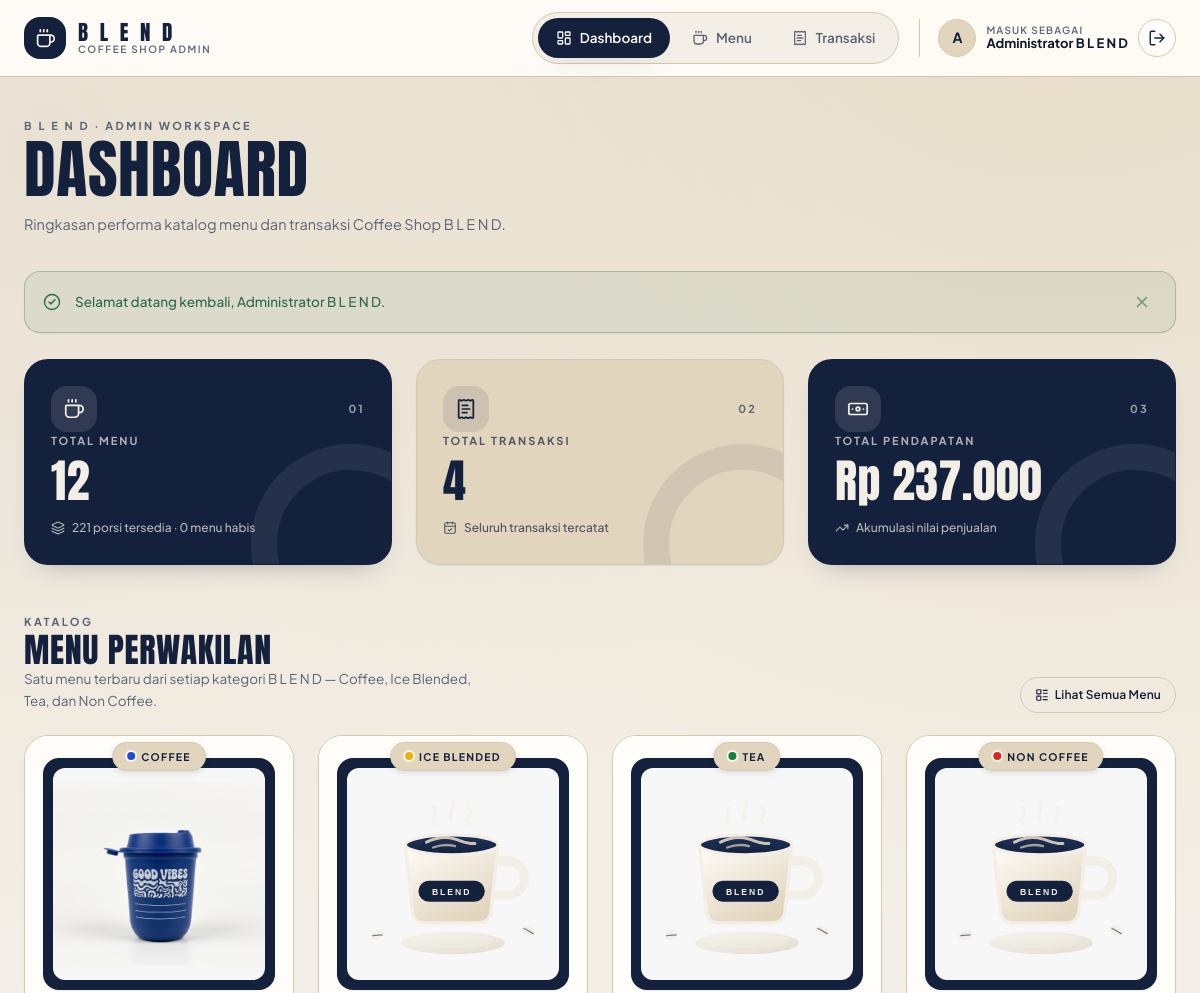
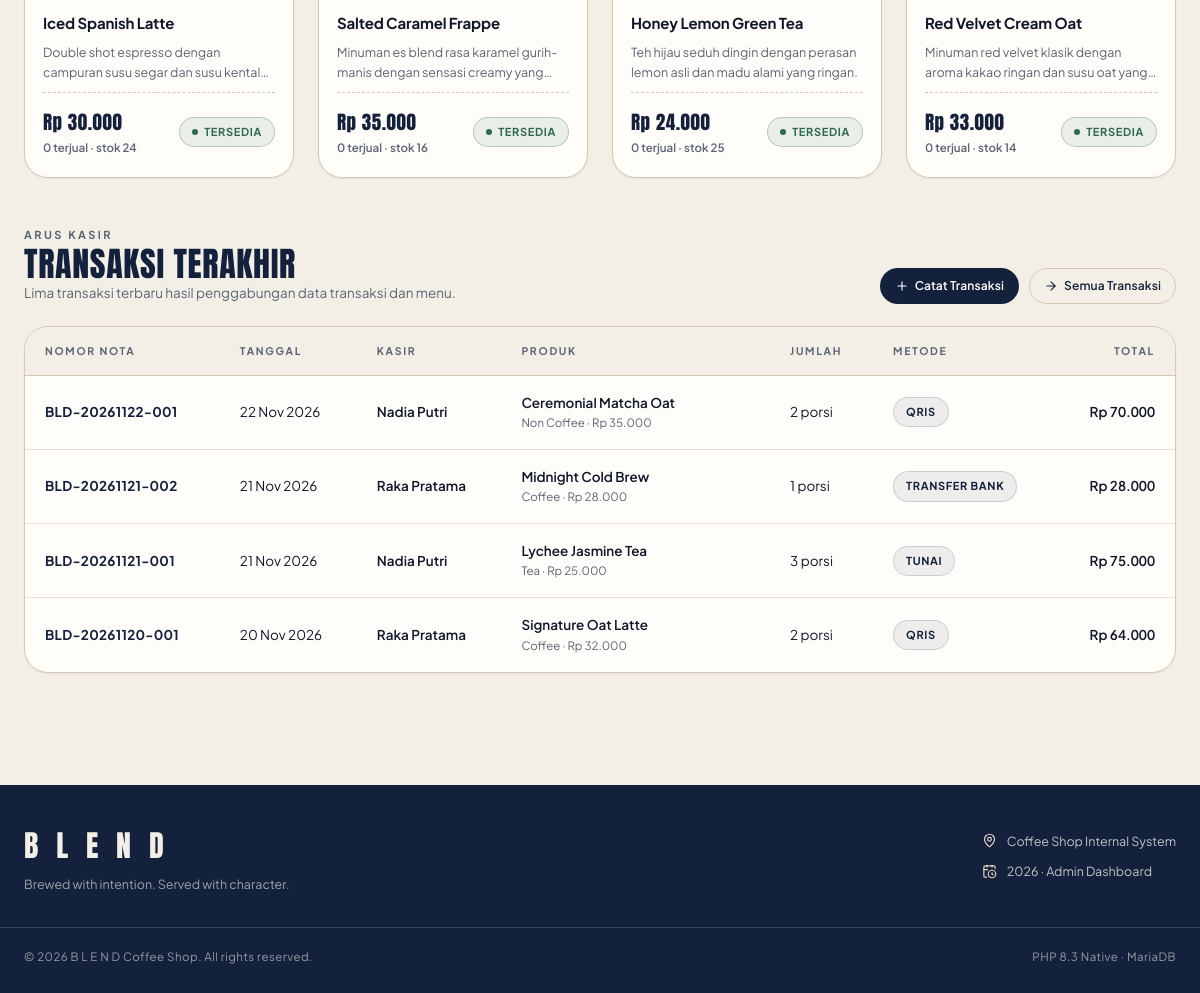
/index.php (signed in), run on the app's committed database (2 pictures, top to bottom).
### tables this page shows
CREATE TABLE `menu` (
  `id_menu` INT NOT NULL AUTO_INCREMENT,
  `nama_menu` VARCHAR(100) NOT NULL,
  `kategori` ENUM('Coffee', 'Ice Blended', 'Tea', 'Non Coffee') NOT NULL,
  `deskripsi` TEXT NOT NULL,
  `stok` INT NOT NULL DEFAULT 0,
  `harga` INT NOT NULL,
  `gambar` VARCHAR(255) NOT NULL DEFAULT 'default.jpg',
  `created_at` TIMESTAMP DEFAULT CURRENT_TIMESTAMP,
  PRIMARY KEY (`id_menu`)
);

CREATE TABLE `transaksi` (
  `id_transaksi` INT NOT NULL AUTO_INCREMENT,
  `nomor_nota` VARCHAR(30) NOT NULL,
  `tanggal_pembelian` DATE NOT NULL,
  `nama_kasir` VARCHAR(100) NOT NULL,
  `id_menu` INT NOT NULL,
  `jumlah` INT NOT NULL,
  `harga_satuan` INT NOT NULL,
  `total_harga` INT NOT NULL,
  `metode_pembayaran` ENUM('Tunai', 'QRIS', 'Transfer Bank') NOT NULL,
  `created_at` TIMESTAMP DEFAULT CURRENT_TIMESTAMP,
  PRIMARY KEY (`id_transaksi`),
  UNIQUE KEY `uk_transaksi_nota` (`nomor_nota`),
  KEY `idx_transaksi_menu` (`id_menu`),
  CONSTRAINT `fk_transaksi_menu`
    FOREIGN KEY (`id_menu`)
    REFERENCES `menu` (`id_menu`)
    ON UPDATE CASCADE
    ON DELETE RESTRICT
);

### includes/functions.php (called while the page is built, shortened)
<?php
function e(mixed $nilai): string
{
    return htmlspecialchars((string) $nilai, ENT_QUOTES, 'UTF-8');
}
function formatRupiah(int|float|string|null $angka): string
{
    return 'Rp ' . number_format((float) $angka, 0, ',', '.');
}
function formatTanggalIndonesia(?string $tanggal): string
{
    $timestamp = strtotime((string) $tanggal);
    $bulan = [
        1  => 'Jan',
        2  => 'Feb',
        3  => 'Mar',
        4  => 'Apr',
        5  => 'Mei',
        6  => 'Jun',
        7  => 'Jul',
        8  => 'Agu',
        9  => 'Sep',
        10 => 'Okt',
        11 => 'Nov',
        12 => 'Des',
    ];
    return date('d', $timestamp) . ' ' . $bulan[(int) date('n', $timestamp)] . ' ' . date('Y', $timestamp);
}
function getStatusStok(int $stok): array
{
    return ['label' => 'Tersedia', 'class' => 'badge--success'];
}
function getMenuImageUrl(?string $gambar, string $kategori = ''): string
{
    $nama = basename(trim((string) $gambar));
    if (
        $nama !== ''
        && strcasecmp($nama, 'default.jpg') !== 0
        && is_file(DIREKTORI_GAMBAR . $nama)
    ) {
        return URL_GAMBAR . rawurlencode($nama);
    }
    $cupKategori = KATEGORI_DEFAULT_IMAGE[$kategori] ?? '';
    return GAMBAR_DEFAULT;
}
function isCupImageUrl(?string $url): bool
{
    $nama = strtolower(basename((string) parse_url((string) $url, PHP_URL_PATH)));
    foreach (KATEGORI_DEFAULT_IMAGE as $gambarKategori) {
        if ($nama === strtolower($gambarKategori)) {
            return true;
        }
    }
    return false;
}
function getKategoriDotClass(string $kategori): string
{
    return match ($kategori) {
        'Coffee'      => 'is-coffee',
        'Ice Blended' => 'is-ice-blended',
        'Tea'         => 'is-tea',
        'Non Coffee'  => 'is-non-coffee',
        default       => '',
    };
}

### index.php (the view, shortened to what this page needs)
<?php
require_once __DIR__ . '/config/koneksi.php';
require_once __DIR__ . '/includes/functions.php';
$totalMenu = 0;
$hasilMenu = mysqli_query($koneksi, 'SELECT COUNT(*) AS total FROM menu');
if ($hasilMenu !== false) {
    $barisMenu = mysqli_fetch_assoc($hasilMenu);
    $totalMenu = (int) ($barisMenu['total'] ?? 0);
}
$totalTransaksi = 0;
$totalPendapatan = 0;
$hasilTrx = mysqli_query($koneksi, 'SELECT COUNT(*) AS total, COALESCE(SUM(total_harga), 0) AS pendapatan FROM transaksi');
if ($hasilTrx !== false) {
    $barisTrx = mysqli_fetch_assoc($hasilTrx);
    $totalTransaksi  = (int) ($barisTrx['total'] ?? 0);
    $totalPendapatan = (int) ($barisTrx['pendapatan'] ?? 0);
}
$totalStok = 0;
$menuHabis = 0;
$hasilStok = mysqli_query($koneksi, 'SELECT COALESCE(SUM(stok), 0) AS total_stok, SUM(CASE WHEN stok = 0 THEN 1 ELSE 0 END) AS habis FROM menu');
if ($hasilStok !== false) {
    $barisStok  = mysqli_fetch_assoc($hasilStok);
    $totalStok  = (int) ($barisStok['total_stok'] ?? 0);
    $menuHabis  = (int) ($barisStok['habis'] ?? 0);
}
$menuPopuler = [];
$sqlPopuler = 'SELECT m.id_menu, m.nama_menu, m.kategori, m.deskripsi, m.stok, m.harga, m.gambar,
                      COALESCE(SUM(t.jumlah), 0) AS total_terjual
               FROM menu m
               LEFT JOIN transaksi t ON t.id_menu = m.id_menu
               WHERE m.id_menu IN (SELECT MAX(id_menu) FROM menu GROUP BY kategori)
               GROUP BY m.id_menu, m.nama_menu, m.kategori, m.deskripsi, m.stok, m.harga, m.gambar
               ORDER BY FIELD(m.kategori, ?, ?, ?, ?)';
$stmtPopuler = mysqli_prepare($koneksi, $sqlPopuler);
if ($stmtPopuler !== false) {
    mysqli_stmt_bind_param($stmtPopuler, 'ssss', ...KATEGORI_MENU);
    mysqli_stmt_execute($stmtPopuler);
    $hasilPopuler = mysqli_stmt_get_result($stmtPopuler);
    if ($hasilPopuler !== false) {
        while ($baris = mysqli_fetch_assoc($hasilPopuler)) {
            $menuPopuler[] = $baris;
        }
    }
}
$transaksiTerakhir = [];
$sqlTransaksi = 'SELECT t.id_transaksi, t.nomor_nota, t.tanggal_pembelian, t.nama_kasir,
                        t.jumlah, t.harga_satuan, t.total_harga, t.metode_pembayaran,
                        m.nama_menu, m.kategori
                 FROM transaksi t
                 INNER JOIN menu m ON m.id_menu = t.id_menu
                 ORDER BY t.tanggal_pembelian DESC, t.id_transaksi DESC
                 LIMIT 5';
$stmtTransaksi = mysqli_prepare($koneksi, $sqlTransaksi);
if ($stmtTransaksi !== false) {
    mysqli_stmt_execute($stmtTransaksi);
    $hasilTransaksi = mysqli_stmt_get_result($stmtTransaksi);
    if ($hasilTransaksi !== false) {
        while ($baris = mysqli_fetch_assoc($hasilTransaksi)) {
            $transaksiTerakhir[] = $baris;
        }
    }
}
require_once __DIR__ . '/includes/header.php';
?>
<section class="kpi-grid">
    <article class="kpi-card">
        <div class="kpi-card__top">
            <span class="kpi-card__icon"><i data-lucide="coffee" aria-hidden="true"></i></span>
            <span class="kpi-card__index">01</span>
        </div>
        <div>
            <p class="kpi-card__label">Total Menu</p>
            <p class="kpi-card__value"><?= e($totalMenu) ?></p>
            <p class="kpi-card__meta">
                <i data-lucide="layers" aria-hidden="true"></i>
                <?= e($totalStok) ?> porsi tersedia · <?= e($menuHabis) ?> menu habis
            </p>
        </div>
    </article>
    <article class="kpi-card kpi-card--accent">
        <div class="kpi-card__top">
            <span class="kpi-card__icon"><i data-lucide="receipt-text" aria-hidden="true"></i></span>
            <span class="kpi-card__index">02</span>
        </div>
        <div>
            <p class="kpi-card__label">Total Transaksi</p>
            <p class="kpi-card__value"><?= e($totalTransaksi) ?></p>
            <p class="kpi-card__meta">
                <i data-lucide="calendar-check" aria-hidden="true"></i>
                Seluruh transaksi tercatat
            </p>
        </div>
    </article>
    <article class="kpi-card">
        <div class="kpi-card__top">
            <span class="kpi-card__icon"><i data-lucide="banknote" aria-hidden="true"></i></span>
            <span class="kpi-card__index">03</span>
        </div>
        <div>
            <p class="kpi-card__label">Total Pendapatan</p>
            <p class="kpi-card__value"><?= e(formatRupiah($totalPendapatan)) ?></p>
            <p class="kpi-card__meta">
                <i data-lucide="trending-up" aria-hidden="true"></i>
                Akumulasi nilai penjualan
            </p>
        </div>
    </article>
</section>
<section class="section">
    <div class="section__head">
        <div>
            <p class="eyebrow">Katalog</p>
            <h2 class="section__title">Menu Perwakilan</h2>
            <p class="section__desc">Satu menu terbaru dari setiap kategori B L E N D &mdash; Coffee, Ice Blended, Tea, dan Non Coffee.</p>
        </div>
        <div class="btn-group">
            <a class="btn btn--ghost btn--sm" href="menu.php">
                <i data-lucide="layout-list" aria-hidden="true"></i>
                Lihat Semua Menu
            </a>
        </div>
    </div>
    <?php if ($menuPopuler === []): ?>
        <div class="empty-state">
            <span class="empty-state__icon"><i data-lucide="coffee" aria-hidden="true"></i></span>
            <p class="empty-state__title">Belum Ada Menu</p>
            <p class="empty-state__desc">Tambahkan menu pertama Anda untuk mulai membangun katalog B L E N D.</p>
            <a class="btn btn--sm" href="menu_tambah.php">
                <i data-lucide="plus" aria-hidden="true"></i>
                Tambah Menu
            </a>
        </div>
    <?php else: ?>
        <div class="menu-grid">
            <?php foreach ($menuPopuler as $menu): ?>
                <?php
                $statusStok  = getStatusStok((int) $menu['stok']);
                $totalJual   = (int) ($menu['total_terjual'] ?? 0);
                $urlGambar   = getMenuImageUrl((string) $menu['gambar'], (string) $menu['kategori']);
                $isCupFoto   = isCupImageUrl($urlGambar);
                ?>
                <article class="menu-card">
                    <div class="menu-card__media">
                        <span class="menu-card__tag">
                            <span class="kategori-dot <?= e(getKategoriDotClass((string) $menu['kategori'])) ?>" aria-hidden="true"></span>
                            <?= e($menu['kategori']) ?>
                        </span>
                        <div class="menu-card__stage">
                            <div class="menu-card__photo">
                                <img
                                    class="menu-card__image<?= $isCupFoto ? ' menu-card__image--cup' : '' ?>"
                                    src="<?= e($urlGambar) ?>"
                                    alt="Foto <?= e($menu['nama_menu']) ?>"
                                    loading="lazy"
                                >
                            </div>
                        </div>
                    </div>
                    <div class="menu-card__body">
                        <h3 class="menu-card__name"><?= e($menu['nama_menu']) ?></h3>
                        <p class="menu-card__desc"><?= e($menu['deskripsi']) ?></p>
                        <div class="menu-card__footer">
                            <div>
                                <p class="menu-card__price"><?= e(formatRupiah((int) $menu['harga'])) ?></p>
                                <p class="menu-card__stock"><?= e($totalJual) ?> terjual · stok <?= e($menu['stok']) ?></p>
                            </div>
                            <span class="badge <?= e($statusStok['class']) ?>"><?= e($statusStok['label']) ?></span>
                        </div>
                    </div>
                </article>
            <?php endforeach; ?>
        </div>
    <?php endif; ?>
</section>
<section class="section">
    <div class="section__head">
        <div>
            <p class="eyebrow">Arus Kasir</p>
            <h2 class="section__title">Transaksi Terakhir</h2>
            <p class="section__desc">Lima transaksi terbaru hasil penggabungan data transaksi dan menu.</p>
        </div>
        <div class="btn-group">
            <a class="btn btn--sm" href="transaksi_tambah.php">
                <i data-lucide="plus" aria-hidden="true"></i>
                Catat Transaksi
            </a>
            <a class="btn btn--ghost btn--sm" href="transaksi.php">
                <i data-lucide="arrow-right" aria-hidden="true"></i>
                Semua Transaksi
            </a>
        </div>
    </div>
    <?php if ($transaksiTerakhir === []): ?>
        <div class="empty-state">
            <span class="empty-state__icon"><i data-lucide="receipt-text" aria-hidden="true"></i></span>
            <p class="empty-state__title">Belum Ada Transaksi</p>
            <p class="empty-state__desc">Transaksi yang dicatat kasir akan tampil di sini secara otomatis.</p>
        </div>
    <?php else: ?>
        <div class="table-wrapper">
            <table class="data-table">
                <thead>
                    <tr>
                        <th scope="col">Nomor Nota</th>
                        <th scope="col">Tanggal</th>
                        <th scope="col">Kasir</th>
                        <th scope="col">Produk</th>
                        <th scope="col">Jumlah</th>
                        <th scope="col">Metode</th>
                        <th scope="col" class="cell-num">Total</th>
                    </tr>
                </thead>
                <tbody>
                    <?php foreach ($transaksiTerakhir as $trx): ?>
                        <tr>
                            <td class="cell-code"><?= e($trx['nomor_nota']) ?></td>
                            <td><?= e(formatTanggalIndonesia((string) $trx['tanggal_pembelian'])) ?></td>
                            <td class="cell-strong"><?= e($trx['nama_kasir']) ?></td>
                            <td>
                                <div class="table-product">
                                    <div>
                                        <p class="table-product__name"><?= e($trx['nama_menu']) ?></p>
                                        <p class="table-product__meta"><?= e($trx['kategori']) ?> · <?= e(formatRupiah((int) $trx['harga_satuan'])) ?></p>
                                    </div>
                                </div>
                            </td>
                            <td><?= e($trx['jumlah']) ?> porsi</td>
                            <td><span class="badge badge--metode"><?= e($trx['metode_pembayaran']) ?></span></td>
                            <td class="cell-num cell-strong"><?= e(formatRupiah((int) $trx['total_harga'])) ?></td>
                        </tr>
                    <?php endforeach; ?>
                </tbody>
            </table>
        </div>
    <?php endif; ?>
</section>
<?php require_once __DIR__ . '/includes/footer.php'; ?>

### data on the page
menu: kategori "COFFEE", gambar+kategori (picture), nama_menu "Iced Spanish Latte", deskripsi "Double shot espresso dengan campuran susu segar dan susu…", harga "Rp 30.000", totalJual "0", stok "24", stok "TERSEDIA"
menu: kategori "ICE BLENDED", nama_menu "Salted Caramel Frappe", deskripsi "Minuman es blend rasa karamel gurih-manis dengan sensasi creamy…", harga "Rp 35.000", totalJual "0", stok "16", stok "TERSEDIA"
menu: kategori "TEA", nama_menu "Honey Lemon Green Tea", deskripsi "Teh hijau seduh dingin dengan perasan lemon asli dan madu alami yang ringan.", harga "Rp 24.000", totalJual "0", stok "25", stok "TERSEDIA"
menu: kategori "NON COFFEE", nama_menu "Red Velvet Cream Oat", deskripsi "Minuman red velvet klasik dengan aroma kakao ringan dan susu oat…", harga "Rp 33.000", totalJual "0", stok "14", stok "TERSEDIA"
transaksi: nomor_nota "BLD-20261122-001", tanggal_pembelian "22 Nov 2026", nama_kasir "Nadia Putri", id_menu.nama_menu "Ceremonial Matcha Oat", id_menu.kategori "Non Coffee", harga_satuan "Rp 35.000", jumlah "2", metode_pembayaran "QRIS", total_harga "Rp 70.000"
transaksi: nomor_nota "BLD-20261121-002", tanggal_pembelian "21 Nov 2026", nama_kasir "Raka Pratama", id_menu.nama_menu "Midnight Cold Brew", id_menu.kategori "Coffee", harga_satuan "Rp 28.000", jumlah "1", metode_pembayaran "TRANSFER BANK", total_harga "Rp 28.000"
transaksi: nomor_nota "BLD-20261121-001", tanggal_pembelian "21 Nov 2026", nama_kasir "Nadia Putri", id_menu.nama_menu "Lychee Jasmine Tea", id_menu.kategori "Tea", harga_satuan "Rp 25.000", jumlah "3", metode_pembayaran "TUNAI", total_harga "Rp 75.000"
transaksi: nomor_nota "BLD-20261120-001", tanggal_pembelian "20 Nov 2026", nama_kasir "Raka Pratama", id_menu.nama_menu "Signature Oat Latte", id_menu.kategori "Coffee", harga_satuan "Rp 32.000", jumlah "2", metode_pembayaran "QRIS", total_harga "Rp 64.000"

### other printed values
$item['label'] "Dashboard"
$item['label'] "Menu"
$item['label'] "Transaksi"
mb_strtoupper(mb_substr($namaPengguna, 0, 1)) "A"
$namaPengguna "Administrator B L E N D"
$eyebrowHalaman "B L E N D · ADMIN WORKSPACE"
$judulHalaman "DASHBOARD"
$deskripsiHalaman "Ringkasan performa katalog menu dan transaksi Coffee Shop B L E N D."
$flash['pesan'] "Selamat datang kembali, Administrator B L E N D."
$totalMenu "12"
$totalStok "221"
$menuHabis "0"
$totalTransaksi "4"
formatRupiah($totalPendapatan) "Rp 237.000"
